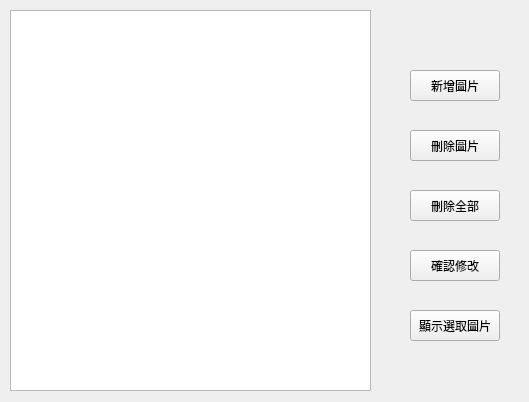
<?xml version="1.0" encoding="UTF-8"?>
<ui version="4.0">
 <class>Form</class>
 <widget class="QWidget" name="Form">
  <property name="geometry">
   <rect>
    <x>0</x>
    <y>0</y>
    <width>529</width>
    <height>402</height>
   </rect>
  </property>
  <property name="minimumSize">
   <size>
    <width>529</width>
    <height>402</height>
   </size>
  </property>
  <property name="maximumSize">
   <size>
    <width>529</width>
    <height>402</height>
   </size>
  </property>
  <property name="windowTitle">
   <string>設定圖片</string>
  </property>
  <widget class="QListWidget" name="mShowList">
   <property name="geometry">
    <rect>
     <x>10</x>
     <y>10</y>
     <width>361</width>
     <height>381</height>
    </rect>
   </property>
  </widget>
  <widget class="QPushButton" name="mAddBtn">
   <property name="geometry">
    <rect>
     <x>410</x>
     <y>70</y>
     <width>90</width>
     <height>31</height>
    </rect>
   </property>
   <property name="text">
    <string>新增圖片</string>
   </property>
  </widget>
  <widget class="QPushButton" name="mDeleteBtn">
   <property name="geometry">
    <rect>
     <x>410</x>
     <y>130</y>
     <width>90</width>
     <height>31</height>
    </rect>
   </property>
   <property name="text">
    <string>刪除圖片</string>
   </property>
  </widget>
  <widget class="QPushButton" name="mDeleteAllBtn">
   <property name="geometry">
    <rect>
     <x>410</x>
     <y>190</y>
     <width>90</width>
     <height>31</height>
    </rect>
   </property>
   <property name="text">
    <string>刪除全部</string>
   </property>
  </widget>
  <widget class="QPushButton" name="mConfirmBtn">
   <property name="geometry">
    <rect>
     <x>410</x>
     <y>250</y>
     <width>90</width>
     <height>31</height>
    </rect>
   </property>
   <property name="text">
    <string>確認修改</string>
   </property>
  </widget>
  <widget class="QPushButton" name="mShowImageBtn">
   <property name="geometry">
    <rect>
     <x>410</x>
     <y>310</y>
     <width>90</width>
     <height>31</height>
    </rect>
   </property>
   <property name="text">
    <string>顯示選取圖片</string>
   </property>
  </widget>
 </widget>
 <resources/>
 <connections/>
</ui>
